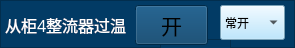
   <widget class="QFrame" name="frame_52">
    <property name="geometry">
     <rect>
      <x>620</x>
      <y>260</y>
      <width>295</width>
      <height>48</height>
     </rect>
    </property>
    <property name="styleSheet">
     <string notr="true">background-color: rgb(2, 59, 101);</string>
    </property>
    <property name="frameShape">
     <enum>QFrame::StyledPanel</enum>
    </property>
    <property name="frameShadow">
     <enum>QFrame::Raised</enum>
    </property>
    <widget class="QFrame" name="frame_53">
     <property name="geometry">
      <rect>
       <x>160</x>
       <y>39</y>
       <width>71</width>
       <height>51</height>
      </rect>
     </property>
     <property name="frameShape">
      <enum>QFrame::StyledPanel</enum>
     </property>
     <property name="frameShadow">
      <enum>QFrame::Raised</enum>
     </property>
    </widget>
    <widget class="QToolButton" name="toolButton_c4zlqgw">
     <property name="geometry">
      <rect>
       <x>135</x>
       <y>5</y>
       <width>73</width>
       <height>40</height>
      </rect>
     </property>
     <property name="font">
      <font>
       <family>微软雅黑</family>
       <pointsize>16</pointsize>
      </font>
     </property>
     <property name="text">
      <string>开</string>
     </property>
     <property name="icon">
      <iconset>
       <normaloff>yb_off.png</normaloff>yb_off.png</iconset>
     </property>
     <property name="iconSize">
      <size>
       <width>66</width>
       <height>48</height>
      </size>
     </property>
    </widget>
    <widget class="QLabel" name="label_38">
     <property name="geometry">
      <rect>
       <x>5</x>
       <y>10</y>
       <width>131</width>
       <height>30</height>
      </rect>
     </property>
     <property name="font">
      <font>
       <family>微软雅黑</family>
       <pointsize>12</pointsize>
      </font>
     </property>
     <property name="styleSheet">
      <string notr="true">color: rgb(255, 255, 255);</string>
     </property>
     <property name="text">
      <string>从柜4整流器过温</string>
     </property>
    </widget>
    <widget class="QComboBox" name="comboBox_c4zlqgw">
     <property name="geometry">
      <rect>
       <x>220</x>
       <y>5</y>
       <width>65</width>
       <height>35</height>
      </rect>
     </property>
     <property name="styleSheet">
      <string notr="true">background-color: rgb(170, 225, 255);</string>
     </property>
     <item>
      <property name="text">
       <string>常开</string>
      </property>
     </item>
     <item>
      <property name="text">
       <string>常闭</string>
      </property>
     </item>
    </widget>
   </widget>
